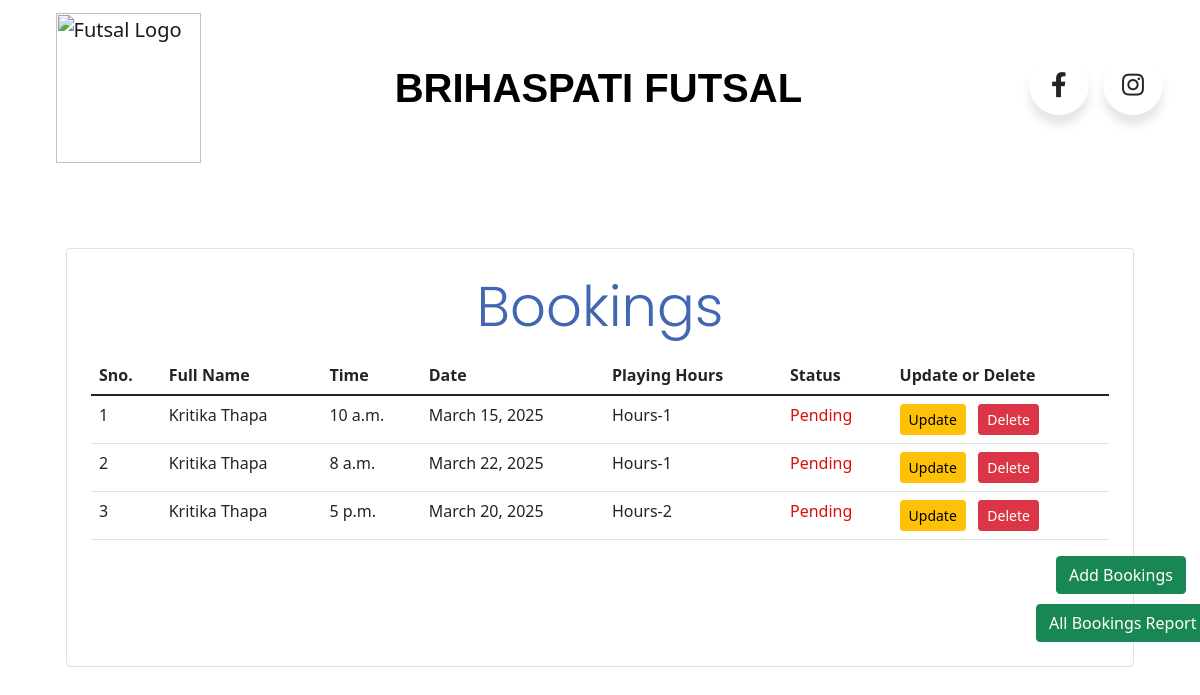
/bookings (signed in), run on the app's committed database.
### Booking/models/booking.py (models this page shows, shortened)
class Booking(models.Model):
    fullname = models.CharField(max_length=100)
    email = models.EmailField()
    phone = models.PositiveIntegerField()
    address = models.CharField(max_length=100)
    customer = models.ForeignKey(Customer, on_delete=models.CASCADE, default=True, blank=True)
    time = models.TimeField()
    date = models.DateField()
    playing_hours = models.CharField(max_length=50)
    status = models.BooleanField(default=False)
    booked_at = models.DateField(auto_now_add=True, blank=True, null=True)
    def __str__(self):
        return self.fullname
    @staticmethod
    def get_bookings_by_customer(customer_id):
        return Booking.objects.filter(customer=customer_id)

### Shopping/middlewares/auth.py (the view)
    def middleware(request):
        if not request.session.get('customer'):
            return redirect('login')
        return get_response(request)

### Booking/templatetags/booking_filter.py (called while the page is built)
@register.filter(name='hours')
def hours(string):
    return "Hours-" + str(string)

### Booking/views/all_bookings.py (called while the page is built)
    def get(self, request):
        customer = request.session.get('customer')
        booking_list = Booking.get_bookings_by_customer(customer)
        print(booking_list)
        return render(request, 'booked.html', {'booking_list': booking_list})

### Booking/templates/booked.html (shortened to what this page needs)
{% load booking_filter %}
    <link href="https://cdn.jsdelivr.net/npm/bootstrap@5.1.3/dist/css/bootstrap.min.css" rel="stylesheet">
      <link rel="stylesheet" href="https://cdnjs.cloudflare.com/ajax/libs/font-awesome/5.15.3/css/all.min.css"/>
  </head>
  <body>
    <nav class="navbar navbar-expand-lg navbar-light">
      <div class="container-fluid">
        <div class="collapse navbar-collapse" id="navbarSupportedContent">
          <a href="http://127.0.0.1:8000/" class="navbar-brand mt-2 mt-lg-0">
            <img
              src="https://i.ibb.co/RQn5crx/imgonline-com-ua-Replace-Color-x8-HOGnfek8b-M2-KAk-removebg-preview.png"
              style="position: relative; left: 30%;"
              height="150"
              width="145"
              alt="Futsal Logo"
            />
          </a>
          <ul class="navbar-nav mx-auto me-auto mb-2 mb-lg-0">
            <li class="nav-item">
              <a href="http://127.0.0.1:8000/" class="nav-link" style="font-family: 'Anton', sans-serif; font-size: 40px; color: black; font-weight: 600;">BRIHASPATI FUTSAL</a>
            </li>
          </ul>
          <div class="fbinstaicon">
            <div class="fbinstabutton">
               <div class="icon">
                  <i class="fab fa-facebook-f"></i>
               </div>
            </div>
            <div class="fbinstabutton">
               <div class="icon">
                  <i class="fab fa-instagram"></i>
               </div>
            </div>
         </div>
    </nav>
<br>
<br />
  <body>
    <link
      href="https://cdn.jsdelivr.net/npm/bootstrap@5.0.2/dist/css/bootstrap.min.css"
      rel="stylesheet"
    />
    <div class="container">
  <div class="border rounded p-4 m-4">
    <p class="display-4 pl-4 ml-4" style="font-family: poppins; text-align: center; color: #4267b2;">Bookings</p>
    <table class="table" id="{{booking.id}}">
      <thead>
        <tr>
          <th>Sno.</th>
          <th>Full Name</th>
          <th>Time</th>
          <th>Date</th>
          <th>Playing Hours</th>
          <th>Status</th>
          <th>Update or Delete</th>
        </tr>
      </thead>
      <tbody>
        {% for booking in booking_list %}
        <tr>
          <td>{{forloop.counter}}</td>
          <td>{{booking.fullname}}</td>
          <td>{{booking.time}}</td>
          <td>{{booking.date}}</td>
          <td>{{booking.playing_hours|hours}}</td>
          {% if booking.status %}
          <td style="color: rgb(0, 119, 54)">Booked</td>
          {%else%}
          <td style="color: rgb(221, 14, 14)">Pending</td>
          {% endif %}
          <td>
            <a href="{% url 'update-booking' booking.id %}" class="btn btn-warning btn-sm">Update</a>  &nbsp;
            <form action="{% url 'delete-booking' booking.id %}" method="POST" class="d-inline">
              <input type="submit" class="btn btn-danger btn-sm" value="Delete">
            </form>
          </td>
        </tr>
        {% endfor %}
      </tbody>
    </table>
    <div class="row">
      <a href="http://127.0.0.1:8000/add_booking">
        <input
          type="button"
          style="margin-left: 965px;"
          class="btn float-right btn-success col-lg-1.5"
          value="Add Bookings"
      /></a><br><br>
      <a href="http://127.0.0.1:8000/report">
        <input
          type="button"
          style="margin-left: 945px;"
          class="btn float-right btn-success col-lg-1.5"
          value="All Bookings Report"
      /></a>
    </div>
  </div>
</div>
  </body>
</html>

### Booking/templates/booked.html (style rules this page uses)
.fbinstaicon { margin-right: 20px; }
.fbinstaicon .fbinstabutton { display: inline-block; height: 60px; width: 60px; margin: 0 5px; overflow: hidden; background: #fff; border-radius: 50px; cursor: pointer; box-shadow: 0px 10px 10px rgba(0, 0, 0, 0.1); transition: all 0.3s ease-out; }
.fbinstaicon .fbinstabutton .icon { display: inline-block; height: 60px; width: 60px; text-align: center; border-radius: 50px; box-sizing: border-box; line-height: 60px; transition: all 0.3s ease-out; }
.fbinstaicon .fbinstabutton .icon i { font-size: 25px; line-height: 60px; transition: all 0.3s ease-out; }

### data on the page
Booking: fullname "Kritika Thapa", time "10 a.m.", date "March 15, 2025", playing_hours|hours "Hours-1", status "Pending"
Booking: fullname "Kritika Thapa", time "8 a.m.", date "March 22, 2025", playing_hours|hours "Hours-1", status "Pending"
Booking: fullname "Kritika Thapa", time "5 p.m.", date "March 20, 2025", playing_hours|hours "Hours-2", status "Pending"
